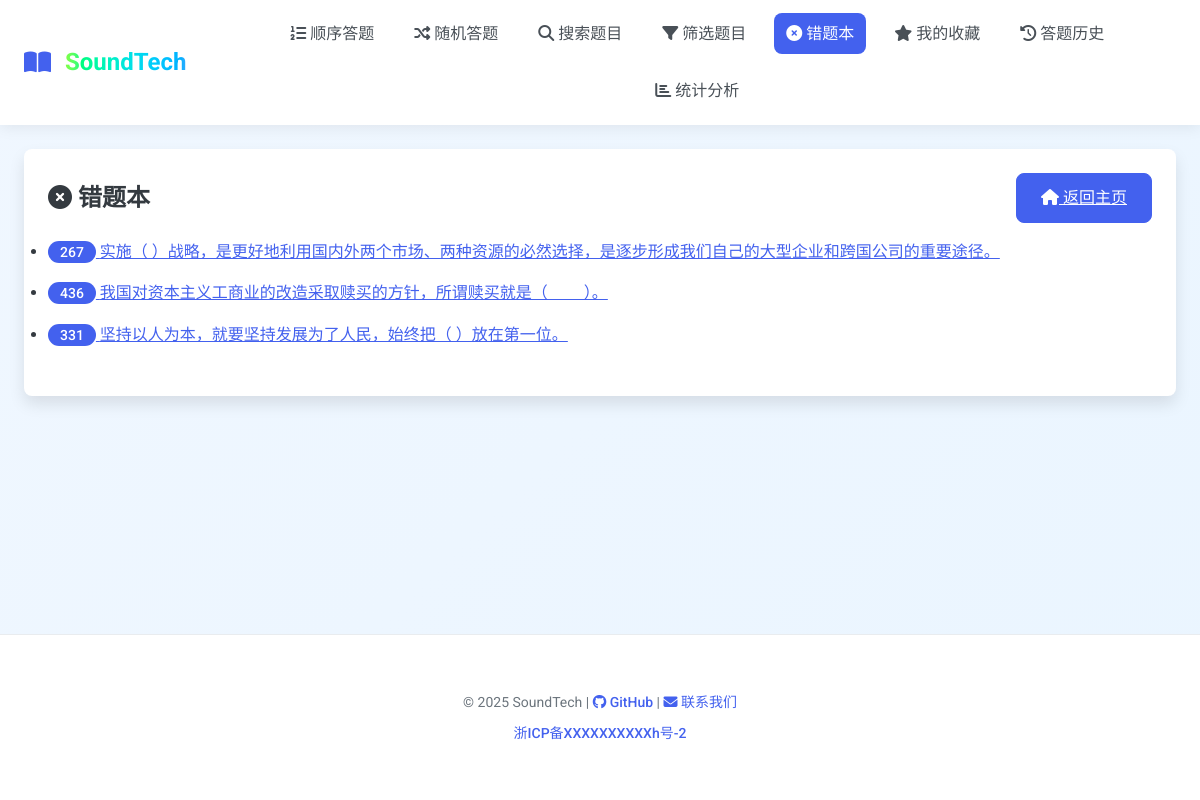
Screenshot of /wrong (signed in) with the database file from the repository.
### tables this page shows
CREATE TABLE questions (
        id TEXT PRIMARY KEY,
        stem TEXT NOT NULL,
        answer TEXT NOT NULL,
        difficulty TEXT,
        qtype TEXT,
        category TEXT,
        options TEXT, -- JSON stored options
        created_at DATETIME DEFAULT CURRENT_TIMESTAMP
    );

### app.py (the view)
@app.route("/wrong")
@login_required
def wrong_questions():
    user_id = get_user_id()
    rows = wrong_questions_util(user_id)
    wrong_ids = set(row['question_id'] for row in rows)
    questions_list = []
    for qid in wrong_ids:
        question = fetch_question(qid)
        if question:
            questions_list.append(question)
    return render_template("wrong.html", questions=questions_list)

### app.py (called while the page is built)
@app.before_request
def log_request_info():
    if request.endpoint not in ['static']:
        app.logger.debug(f"请求: {request.method} {request.url} - IP: {request.remote_addr} - User-Agent: {request.headers.get('User-Agent', 'Unknown')}")

@app.after_request
def log_response_info(response):
    if request.endpoint not in ['static']:
        app.logger.debug(f"响应: {response.status_code} - {request.method} {request.url}")
    return response

### handlers/authentication.py (called while the page is built)
def login_required(function):
    @wraps(function)
    def decorated_function(*args, **kwargs):
        if not is_logged_in():
            flash("请先登录后再访问该页面", "error")
            return redirect(url_for("login", next=request.url))
        return function(*args, **kwargs)
    return decorated_function

def is_logged_in() -> bool:
    return "user_id" in session

def get_user_id() -> int:
    return session.get("user_id")

### handlers/database.py (called while the page is built)
def get_db() -> sqlite3.Connection:
    conn = sqlite3.connect("./static/database.db")
    conn.row_factory = sqlite3.Row
    return conn

def fetch_question(qid):
    conn = get_db()
    cursor = conn.cursor()
    cursor.execute('SELECT * FROM questions WHERE id=?', (qid,))
    row = cursor.fetchone()
    cursor.close()
    conn.close()
    if row:
        return {
            "id": row['id'],
            "stem": row['stem'],
            "answer": row['answer'],
            "difficulty": row['difficulty'],
            "type": row['qtype'],
            "category": row['category'],
            "options": json.loads(row['options'])
        }
    else:
        return None

def wrong_questions_util(user_id):
    conn = get_db()
    cursor = conn.cursor()
    cursor.execute('SELECT question_id FROM history WHERE user_id=? AND correct=0', (user_id,))
    rows = cursor.fetchall()
    cursor.close()
    conn.close()
    return rows

### templates/wrong.html (shortened to what this page needs)
{% extends 'base.html' %}
{% block content %}
<div class="card">
    <div class="card-title d-flex justify-content-between align-items-center">
        <div>
            <i class="fas fa-times-circle"></i> 错题本
        </div>
        <a href="{{ url_for('index') }}" class="btn btn-primary">
            <i class="fas fa-home"></i> 返回主页
        </a>
    </div>
    {% if questions %}
    <ul class="mb-3">
        {% for q in questions %}
            <li class="mb-2">
                <a href="{{ url_for('show_question', qid=q.id) }}" class="text-primary">
                    <span class="badge badge-primary">{{ q.id }}</span> {{ q.stem }}
                </a>
            </li>
        {% endfor %}
    </ul>
    {% else %}
    <div class="alert alert-info mb-3">
        <i class="fas fa-info-circle"></i> 当前没有错题。
    </div>
    {% endif %}
</div>
{% endblock %}

### static/style.css (style rules this page uses)
:root { --primary-color: #4361ee; --primary-hover: #3a56e7; --secondary-color: #3f8efc; --success-color: #2ec4b6; --danger-color: #e63946; --warning-color: #ffb703; --info-color: #4cc9f0; --light-color: #f8f9fa; --dark-color: #212529; --gray-100: #f8f9fa; --gray-200: #e9ecef; --gray-300: #dee2e6; --gray-400: #ced4da; --gray-500: #adb5bd; --gray-600: #6c757d; --gray-700: #495057; --gray-800: #343a40; --gray-900: #212529; --font-main: 'Roboto', 'Noto Sans SC', sans-serif; --border-radius: 0.5rem; --box-shadow: 0 0.5rem 1rem rgba(0, 0, 0, 0.1); --transition: all 0.3s ease; }
* { box-sizing: border-box; margin: 0; padding: 0; }
html { scroll-behavior: smooth; }
body { font-family: var(--font-main); background: linear-gradient(135deg, #f0f7ff 0%, #eaf5ff 100%); color: var(--gray-800); line-height: 1.6; min-height: 100vh; display: flex; flex-direction: column; }
.card { background-color: white; border-radius: var(--border-radius); box-shadow: var(--box-shadow); padding: 1.5rem; margin-bottom: 1.5rem; transition: var(--transition); }
.card-title { color: var(--gray-800); font-size: 1.5rem; margin-bottom: 1rem; font-weight: 600; }
.btn { display: inline-block; font-weight: 500; text-align: center; white-space: nowrap; vertical-align: middle; user-select: none; border: 1px solid transparent; padding: 0.75rem 1.5rem; font-size: 1rem; line-height: 1.5; border-radius: var(--border-radius); transition: var(--transition); cursor: pointer; touch-action: manipulation; -webkit-tap-highlight-color: transparent; position: relative; overflow: hidden; min-height: 2.75rem; }
.btn::after { content: ''; display: block; position: absolute; width: 100%; height: 100%; top: 0; left: 0; pointer-events: none; background-image: radial-gradient(circle, rgba(255, 255, 255, 0.3) 10%, transparent 10.01%); background-repeat: no-repeat; background-position: 50%; transform: scale(10, 10); opacity: 0; transition: transform 0.5s, opacity 0.8s; }
.btn-primary { color: #fff; background-color: var(--primary-color); border-color: var(--primary-color); }
.badge { display: inline-block; padding: 0.25rem 0.75rem; font-size: 0.875rem; font-weight: 500; line-height: 1; text-align: center; white-space: nowrap; vertical-align: baseline; border-radius: 50rem; }
.badge-primary { background-color: var(--primary-color); color: white; }
.mb-2 { margin-bottom: 1rem !important; }
.mb-3 { margin-bottom: 1.5rem !important; }
.d-flex { display: flex !important; }
.justify-content-between { justify-content: space-between !important; }
.align-items-center { align-items: center !important; }
.text-primary { color: var(--primary-color) !important; }

### rows the page displays
questions: id "267", stem "实施（ ）战略，是更好地利用国内外两个市场、两种资源的必然选择，是逐步形成我们自己的大型企业和跨国公司的重要途径。"
questions: id "436", stem "我国对资本主义工商业的改造采取赎买的方针，所谓赎买就是（ ）。"
questions: id "331", stem "坚持以人为本，就要坚持发展为了人民，始终把（ ）放在第一位。"

### other values shown
{{ current_year|default(2025) }} "2025"
